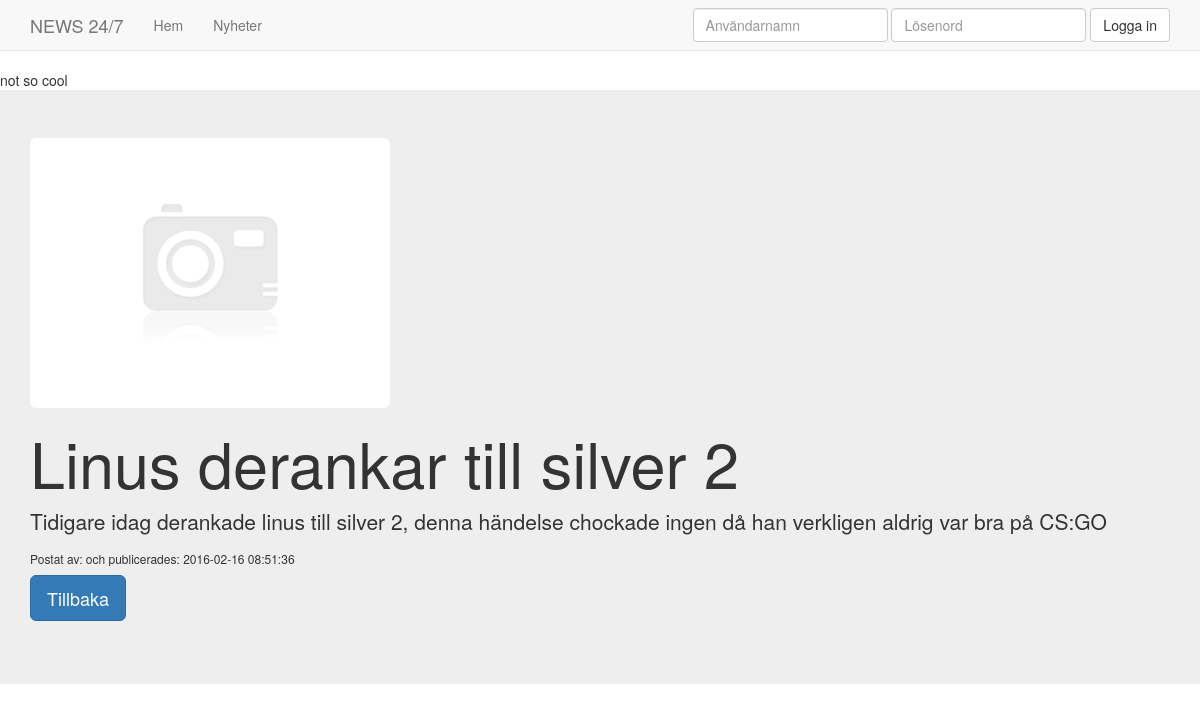
The page /news/post/1 on the database its author committed.
### tables this page shows
CREATE TABLE `articles` (
  `aID` int(11) NOT NULL AUTO_INCREMENT,
  `title` varchar(100) NOT NULL,
  `text` mediumtext NOT NULL,
  `img` varchar(40) NOT NULL DEFAULT 'default.jpg',
  `userID` int(11) NOT NULL,
  `date` datetime NOT NULL,
  PRIMARY KEY (`aID`),
  KEY `userID` (`userID`)
);

### index.php (called while the page is built, shortened)
<?php
require "lib/db.php";
$app = new Rout($db);
$posts = new Posts($db);
$posts->setDb($db);
$app->get("/", function() use($app)
{
	$app->render("home.php");
});
$app->get("/news", function() use($app, $posts)
{
    $post = [];
    foreach($posts->getPosts() as $row) {
        $post[] = $row;
    }
  	$app->render("news.php", $post);
});
$app->get("/post/:id", function($id) use($app, $posts)
{
    $r = $posts->getPost($id);
    $app->render("article.php", $r);
});

### lib/controller.class.php (called while the page is built, shortened)
<?php
class Rout
{
	public $baseurl = "/news";
	public function setDb($db)
	{
		$this->db = $db;
	}
	public function render($file)
	{
		$n = func_num_args();
		$args = func_get_args();
		for ($i = $n; $i > 1; $i--) {
			$v = $args[$i-1];
		}
		$base = $this->baseurl;
		include __DIR__."/../views/".$file;
	}
	public function get($req, $f)
	{
		if($_SERVER["REQUEST_METHOD"] === "GET") {
			global $pReq;
			$params = $req;
			$aReq = $_SERVER["REQUEST_URI"];
			if (strpos($params, ':') !== false) {
				$params = substr($aReq, (strpos($aReq, "/", strlen($this->baseurl)+1) + 1));
				$pReq = explode(":", $req);
			} else {
				$params = '';
			}
			$curl = $this->baseurl.$req;
			if($aReq === $curl) {
				return $f();
			} else if ($aReq === $this->baseurl.$pReq[0].$params) {
				return $f($params);
			} else {
			}
		} else {
		}
	}
}

### lib/posts.class.php (called while the page is built, shortened)
<?php
class Posts extends Login
{
	public function getPost($id)
	{
		$sql = "SELECT articles.*, users.username FROM articles LEFT JOIN users ON users.uID = articles.userID WHERE articles.aID = ? LIMIT 1;";
		$sth = $this->db->prepare($sql);
		$sth->execute(array($id));
		$result = $sth->fetchAll(PDO::FETCH_ASSOC);
		return $result;
	}
}

### views/article.php (the view)
<?php
include "head.php";
?>
<div class="jumbotron">
	<div class="container">
		<img src="../img/<?php echo $v[0]['img']; ?>" class="img-responsive img-rounded" alt="Image">
		<h1><?php echo $v[0]['title']; ?></h1>
		<p class="lead"><?php echo $v[0]['text']; ?></p>
		<h6>Postat av: <?php echo $v[0]['username']." och publicerades: ".$v[0]['date'] ?><h6>
		<p><a class='btn btn-primary btn-lg' href='<?php echo $base ?>/news' role='button'>Tillbaka</a></p>
	</div>
</div>

### css/style.css (style rules this page uses)
body { padding-top: 70px; }

### rows shown on the page
articles: img (placeholder picture), title "Linus derankar till silver 2", text "Tidigare idag derankade linus till silver 2, denna händelse chockade ingen då han verkligen aldrig var bra på CS:GO", date "2016-02-16 08:51:36"
